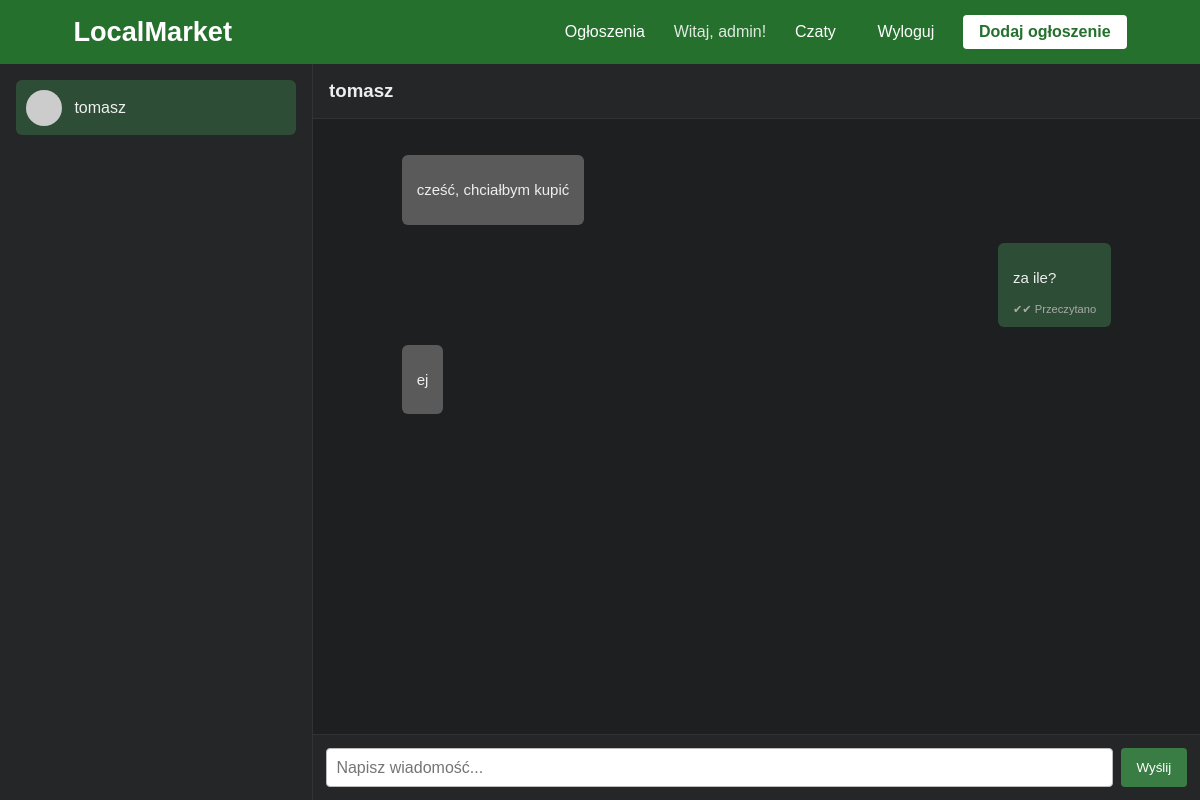
Page /chat/1/ (signed in) on the committed database.
### chat/models.py (models this page shows, shortened)
class ChatThread(models.Model):
    users = models.ManyToManyField(User, related_name="chat_threads")
    created_at = models.DateTimeField(auto_now_add=True)

class Message(models.Model):
    thread = models.ForeignKey(ChatThread, related_name="messages", on_delete=models.CASCADE)
    sender = models.ForeignKey(User, on_delete=models.CASCADE)
    text = models.TextField()
    timestamp = models.DateTimeField(auto_now_add=True)
    is_read = models.BooleanField(default=False)
    read_at = models.DateTimeField(null=True, blank=True)

### chat/views.py (the view, shortened to what this page needs)
# urls.py: path("<int:thread_id>/", views.chat_detail, name="chat_detail"),
@login_required
def chat_detail(request, thread_id):
    thread = get_object_or_404(ChatThread, id=thread_id, users=request.user)
    other_user = thread.users.exclude(id=request.user.id).first()
    Message.objects.filter(
        thread=thread,
        is_read=False
    ).exclude(
        sender=request.user
    ).update(
        is_read=True,
        read_at=timezone.now()
    )
    threads = ChatThread.objects.filter(users=request.user)
    threads_with_other = [
        (t, t.users.exclude(id=request.user.id).first())
        for t in threads
    ]
    messages = thread.messages.all().order_by("timestamp")
    threads = ChatThread.objects.filter(users=request.user)
    threads_with_other = [(t, t.users.exclude(id=request.user.id).first()) for t in threads]
    return render(request, "chat/chat_detail.html", {
        "thread": thread,
        "messages": messages,
        "other_user": other_user,
        "threads_with_other": threads_with_other
    })

### chat/templates/chat/chat_detail.html (shortened to what this page needs)
{% extends "base.html" %}
{% load static %}
{% block content %}
<div class="chat-container">
    <aside class="chat-list">
        {% for t, other in threads_with_other %}
            <a href="{% url 'chat_detail' t.id %}" class="chat-item {% if t.id == thread.id %}active{% endif %}">
                <div class="avatar"></div>
                <div class="chat-name">{{ other.username }}</div>
            </a>
        {% endfor %}
    </aside>
    <section class="chat-window">
        <div class="chat-header">
            <h3>{{ other_user.username }}</h3>
        </div>
        <div class="messages">
            {% for msg in messages %}
                <div class="message {% if msg.sender == request.user %}me{% else %}them{% endif %}">
                    <p>{{ msg.text }}</p>
                    {% if msg.sender == request.user %}
                        <span class="message-status">
                            {% if msg.is_read %}
                                ✔✔ Przeczytano
                            {% else %}
                                ✔ Wysłano
                            {% endif %}
                        </span>
                    {% endif %}
                </div>
            {% empty %}
                <p>Brak wiadomości w tej rozmowie.</p>
            {% endfor %}
        </div>
        <form method="POST" class="message-form">
            <input name="message" placeholder="Napisz wiadomość..." autocomplete="off">
            <button type="submit">Wyślij</button>
        </form>
    </section>
</div>
{% endblock %}

### templates/base.html (shortened to what this page needs)
{% load static %}
<!DOCTYPE html>
<html lang="pl">
<head>
    <link rel="stylesheet" href="{% static 'css/ads.css' %}">
    <link rel="stylesheet" href="{% static 'css/auth.css' %}">
    <link rel="stylesheet" href="{% static 'css/base.css' %}">
    <link rel="stylesheet" href="{% static 'css/chat.css' %}">
    <link rel="stylesheet" href="{% static 'css/forms.css' %}">
    <link rel="stylesheet" href="{% static 'css/layout.css' %}">
    <link rel="stylesheet" href="{% static 'css/messages.css' %}">
    <link rel="stylesheet" href="{% static 'css/navbar.css' %}">
</head>
<body>
    <header class="navbar">
    <div class="navbar__inner">
        <div class="navbar__logo">LocalMarket</div>
        <nav class="navbar__nav">
            <a href="{% url 'ads_list' %}">Ogłoszenia</a>
            {% if user.is_authenticated %}
                <span class="navbar__user">Witaj, {{ user.username }}!</span>
                <a href="{% url 'chat_list' %}">Czaty</a>
                <form method="POST" action="{% url 'account_logout' %}" style="display:inline;">
                    <button type="submit" class="navbar__link-button">Wyloguj</button>
                </form>
                <a href="{% url 'ad_create' %}" class="navbar__cta">Dodaj ogłoszenie</a>
            {% else %}
                <a href="{% url 'account_login' %}">Zaloguj się</a>
                <a href="{% url 'account_signup' %}">Rejestracja</a>
            {% endif %}
        </nav>
    </div>
    </header>
    {% block content %}
    {% endblock %}
</body>
</html>

### static/css/auth.css (style rules this page uses)
.messages { margin-bottom: 1rem; }

### static/css/base.css (style rules this page uses)
body { font-family: Arial, sans-serif; background: #1E1F20; margin: 0; }
button { padding: 0.5em 0.8em; border: none; background: #007bff; color: white; border-radius: 4px; cursor: pointer; }
input { font-size: 1rem; border-radius: 4px; border: 1px solid #999; }

### static/css/chat.css (style rules this page uses)
:root { --chat-bg: #1e1f20; --chat-panel: #252628; --chat-border: #333; --chat-text: #eeeeee; --chat-text-muted: #aaaaaa; --chat-msg-me: #2e4d36; --chat-msg-them: #5a5a5a; --chat-accent: #3a7d44; --chat-accent-hover: #2e6336; }
.chat-container { display: flex; height: calc(100vh - 4rem); background: var(--chat-bg); }
.chat-list { width: 280px; background: var(--chat-panel); border-right: 1px solid var(--chat-border); padding: 1rem; overflow-y: auto; }
.chat-item { display: flex; align-items: center; gap: 0.8rem; padding: 0.6rem; border-radius: 6px; text-decoration: none; color: var(--chat-text); margin-bottom: 0.3rem; transition: background-color 0.15s ease; }
.chat-item.active { background-color: var(--chat-msg-me); }
.avatar { width: 36px; height: 36px; border-radius: 50%; background: #ccc; flex-shrink: 0; }
.chat-name { font-weight: 500; }
.chat-window { flex: 1; display: flex; flex-direction: column; background: var(--chat-bg); }
.chat-header { padding: 1rem; background: var(--chat-panel); border-bottom: 1px solid var(--chat-border); }
.chat-header h3 { margin: 0; color: var(--chat-text); }
.messages { flex: 1; padding: 1rem; overflow-y: auto; display: flex; flex-direction: column; gap: 0.5rem; }
.message { max-width: 70%; padding: 0.6rem 0.8rem; border-radius: 8px; font-size: 0.95rem; line-height: 1.3; position: relative; color: var(--chat-text); }
.message.me { align-self: flex-end; background: #dcf8c6; background: var(--chat-msg-me); }
.message.them { align-self: flex-start; background: #f1f1f1; background: var(--chat-msg-them); }
.message-status { display: block; font-size: 0.7rem; margin-top: 0.2rem; color: var(--chat-text-muted); text-align: right; }
.message-form { display: flex; gap: 0.5rem; padding: 0.8rem; background: var(--chat-panel); border-top: 1px solid var(--chat-border); }
.message-form input { flex: 1; padding: 0.6rem; font-size: 1rem; border-radius: 4px; border: 1px solid #bbb; }
.message-form button { padding: 0.6rem 1rem; border-radius: 4px; border: none; background: var(--chat-accent); color: white; cursor: pointer; }

### static/css/messages.css (style rules this page uses)
.messages { margin: 20px auto; width: 80%; }
.message { padding: 10px 15px; border-radius: 6px; }
.message { padding: 10px 15px; border-radius: 6px; margin-bottom: 10px; font-size: 15px; }

### static/css/navbar.css (style rules this page uses)
.navbar { background-color: #26702e; padding: 0 2rem; display: flex; align-items: center; justify-content: space-between; height: 4rem; }
.navbar__logo { font-size: 1.7rem; font-weight: bold; color: white; cursor: pointer; }
.navbar__nav { display: flex; align-items: center; gap: 1rem; }
.navbar__nav a, .navbar__link-button { color: white; text-decoration: none; font-size: 1rem; font-weight: 500; background: none; border: none; cursor: pointer; padding: 0.5em 0.8em; }
.navbar__user { color: white; opacity: 0.85; }
.navbar__nav a.navbar__cta { background-color: #ffffff; color: #26702e; border-radius: 4px; padding: 0.5em 1em; font-weight: bold; }
.navbar__inner { max-width: 1200px; margin: 0 auto; display: flex; align-items: center; justify-content: space-between; height: 100%; gap: 20rem; }

### rows in the picture
ChatThread: username "tomasz"
Message: text "cześć, chciałbym kupić"
Message: text "za ile?", is_read "✔✔ Przeczytano"
Message: text "ej"

### other values in the picture
{{ user.username }} "admin"
{{ other_user.username }} "tomasz"
